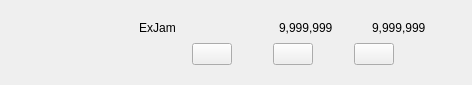
<?xml version="1.0" encoding="UTF-8"?>
<ui version="4.0">
 <class>SummonerInfo</class>
 <widget class="QWidget" name="SummonerInfo">
  <property name="geometry">
   <rect>
    <x>0</x>
    <y>0</y>
    <width>472</width>
    <height>85</height>
   </rect>
  </property>
  <property name="windowTitle">
   <string>Form</string>
  </property>
  <property name="styleSheet">
   <string notr="true">#summoner_info_outline {
	background-image: url('assets/extracted/summoner_info_outline.png');
}

#summoner_info_bg {
	background-image: url('assets/extracted/summoner_info_bg.png');
}

#summoner_info_divider {
	background-image: url('assets/extracted/summoner_info_divider.png');
}
</string>
  </property>
  <widget class="QWidget" name="summoner_info_outline" native="true">
   <property name="geometry">
    <rect>
     <x>0</x>
     <y>0</y>
     <width>472</width>
     <height>85</height>
    </rect>
   </property>
   <widget class="QLabel" name="avatar_outline">
    <property name="geometry">
     <rect>
      <x>12</x>
      <y>11</y>
      <width>62</width>
      <height>62</height>
     </rect>
    </property>
    <property name="sizePolicy">
     <sizepolicy hsizetype="Minimum" vsizetype="Minimum">
      <horstretch>0</horstretch>
      <verstretch>0</verstretch>
     </sizepolicy>
    </property>
    <property name="minimumSize">
     <size>
      <width>62</width>
      <height>62</height>
     </size>
    </property>
    <property name="maximumSize">
     <size>
      <width>62</width>
      <height>62</height>
     </size>
    </property>
    <property name="text">
     <string/>
    </property>
    <property name="pixmap">
     <pixmap>assets/extracted/summoner_info_avatar_outline.png</pixmap>
    </property>
   </widget>
   <widget class="QWidget" name="summoner_info_bg" native="true">
    <property name="geometry">
     <rect>
      <x>67</x>
      <y>10</y>
      <width>374</width>
      <height>34</height>
     </rect>
    </property>
    <property name="sizePolicy">
     <sizepolicy hsizetype="Preferred" vsizetype="Preferred">
      <horstretch>0</horstretch>
      <verstretch>0</verstretch>
     </sizepolicy>
    </property>
    <property name="minimumSize">
     <size>
      <width>374</width>
      <height>34</height>
     </size>
    </property>
    <property name="maximumSize">
     <size>
      <width>374</width>
      <height>34</height>
     </size>
    </property>
    <widget class="QWidget" name="summoner_info_divider" native="true">
     <property name="geometry">
      <rect>
       <x>0</x>
       <y>0</y>
       <width>374</width>
       <height>34</height>
      </rect>
     </property>
     <property name="sizePolicy">
      <sizepolicy hsizetype="Fixed" vsizetype="Fixed">
       <horstretch>0</horstretch>
       <verstretch>0</verstretch>
      </sizepolicy>
     </property>
     <property name="minimumSize">
      <size>
       <width>374</width>
       <height>34</height>
      </size>
     </property>
     <property name="maximumSize">
      <size>
       <width>374</width>
       <height>34</height>
      </size>
     </property>
     <property name="styleSheet">
      <string notr="true">#seperator_info_bg {
	background-image: url('assets/extracted/summoner_info_bg.png');
}
</string>
     </property>
     <layout class="QHBoxLayout" name="horizontalLayout_5">
      <property name="topMargin">
       <number>7</number>
      </property>
      <property name="rightMargin">
       <number>7</number>
      </property>
      <property name="bottomMargin">
       <number>6</number>
      </property>
      <item>
       <widget class="QLabel" name="name">
        <property name="text">
         <string>ExJam</string>
        </property>
        <property name="alignment">
         <set>Qt::AlignCenter</set>
        </property>
       </widget>
      </item>
      <item>
       <layout class="QHBoxLayout" name="horizontalLayout_9">
        <item>
         <widget class="QLabel" name="label">
          <property name="minimumSize">
           <size>
            <width>19</width>
            <height>18</height>
           </size>
          </property>
          <property name="maximumSize">
           <size>
            <width>19</width>
            <height>18</height>
           </size>
          </property>
          <property name="text">
           <string/>
          </property>
          <property name="pixmap">
           <pixmap>assets/extracted/rp_mini.png</pixmap>
          </property>
         </widget>
        </item>
        <item>
         <widget class="QLabel" name="rpCount">
          <property name="text">
           <string>9,999,999</string>
          </property>
         </widget>
        </item>
        <item>
         <widget class="QLabel" name="label_2">
          <property name="minimumSize">
           <size>
            <width>19</width>
            <height>18</height>
           </size>
          </property>
          <property name="maximumSize">
           <size>
            <width>19</width>
            <height>18</height>
           </size>
          </property>
          <property name="text">
           <string/>
          </property>
          <property name="pixmap">
           <pixmap>assets/extracted/ip_mini.png</pixmap>
          </property>
         </widget>
        </item>
        <item>
         <widget class="QLabel" name="ipCount">
          <property name="text">
           <string>9,999,999</string>
          </property>
         </widget>
        </item>
       </layout>
      </item>
     </layout>
    </widget>
   </widget>
   <widget class="QWidget" name="buttons" native="true">
    <property name="geometry">
     <rect>
      <x>71</x>
      <y>40</y>
      <width>366</width>
      <height>29</height>
     </rect>
    </property>
    <property name="maximumSize">
     <size>
      <width>16777215</width>
      <height>16777215</height>
     </size>
    </property>
    <layout class="QHBoxLayout" name="horizontalLayout_8">
     <property name="spacing">
      <number>1</number>
     </property>
     <property name="margin">
      <number>0</number>
     </property>
     <item>
      <widget class="QPushButton" name="store">
       <property name="sizePolicy">
        <sizepolicy hsizetype="Fixed" vsizetype="Fixed">
         <horstretch>0</horstretch>
         <verstretch>0</verstretch>
        </sizepolicy>
       </property>
       <property name="text">
        <string/>
       </property>
       <property name="icon">
        <iconset>
         <normaloff>assets/extracted/icon_store.png</normaloff>assets/extracted/icon_store.png</iconset>
       </property>
       <property name="iconSize">
        <size>
         <width>92</width>
         <height>28</height>
        </size>
       </property>
       <property name="flat">
        <bool>true</bool>
       </property>
      </widget>
     </item>
     <item>
      <widget class="QPushButton" name="profile">
       <property name="sizePolicy">
        <sizepolicy hsizetype="Fixed" vsizetype="Fixed">
         <horstretch>0</horstretch>
         <verstretch>0</verstretch>
        </sizepolicy>
       </property>
       <property name="text">
        <string/>
       </property>
       <property name="icon">
        <iconset>
         <normaloff>assets/extracted/icon_profile.png</normaloff>assets/extracted/icon_profile.png</iconset>
       </property>
       <property name="iconSize">
        <size>
         <width>92</width>
         <height>28</height>
        </size>
       </property>
      </widget>
     </item>
     <item>
      <widget class="QPushButton" name="lore">
       <property name="sizePolicy">
        <sizepolicy hsizetype="Fixed" vsizetype="Fixed">
         <horstretch>0</horstretch>
         <verstretch>0</verstretch>
        </sizepolicy>
       </property>
       <property name="text">
        <string/>
       </property>
       <property name="icon">
        <iconset>
         <normaloff>assets/extracted/icon_lore.png</normaloff>assets/extracted/icon_lore.png</iconset>
       </property>
       <property name="iconSize">
        <size>
         <width>92</width>
         <height>28</height>
        </size>
       </property>
      </widget>
     </item>
     <item>
      <widget class="QPushButton" name="help">
       <property name="sizePolicy">
        <sizepolicy hsizetype="Fixed" vsizetype="Fixed">
         <horstretch>0</horstretch>
         <verstretch>0</verstretch>
        </sizepolicy>
       </property>
       <property name="text">
        <string/>
       </property>
       <property name="icon">
        <iconset>
         <normaloff>assets/extracted/icon_help.png</normaloff>assets/extracted/icon_help.png</iconset>
       </property>
       <property name="iconSize">
        <size>
         <width>92</width>
         <height>28</height>
        </size>
       </property>
      </widget>
     </item>
    </layout>
   </widget>
  </widget>
 </widget>
 <resources/>
 <connections>
  <connection>
   <sender>store</sender>
   <signal>clicked()</signal>
   <receiver>SummonerInfo</receiver>
   <slot>_store()</slot>
   <hints>
    <hint type="sourcelabel">
     <x>116</x>
     <y>54</y>
    </hint>
    <hint type="destinationlabel">
     <x>235</x>
     <y>42</y>
    </hint>
   </hints>
  </connection>
  <connection>
   <sender>profile</sender>
   <signal>clicked()</signal>
   <receiver>SummonerInfo</receiver>
   <slot>_profile()</slot>
   <hints>
    <hint type="sourcelabel">
     <x>208</x>
     <y>54</y>
    </hint>
    <hint type="destinationlabel">
     <x>235</x>
     <y>42</y>
    </hint>
   </hints>
  </connection>
  <connection>
   <sender>lore</sender>
   <signal>clicked()</signal>
   <receiver>SummonerInfo</receiver>
   <slot>_lore()</slot>
   <hints>
    <hint type="sourcelabel">
     <x>300</x>
     <y>54</y>
    </hint>
    <hint type="destinationlabel">
     <x>235</x>
     <y>42</y>
    </hint>
   </hints>
  </connection>
  <connection>
   <sender>help</sender>
   <signal>clicked()</signal>
   <receiver>SummonerInfo</receiver>
   <slot>_help()</slot>
   <hints>
    <hint type="sourcelabel">
     <x>391</x>
     <y>54</y>
    </hint>
    <hint type="destinationlabel">
     <x>235</x>
     <y>42</y>
    </hint>
   </hints>
  </connection>
 </connections>
 <slots>
  <signal>store()</signal>
  <signal>profile()</signal>
  <signal>lore()</signal>
  <signal>help()</signal>
  <slot>_store()</slot>
  <slot>_profile()</slot>
  <slot>_lore()</slot>
  <slot>_help()</slot>
 </slots>
</ui>
